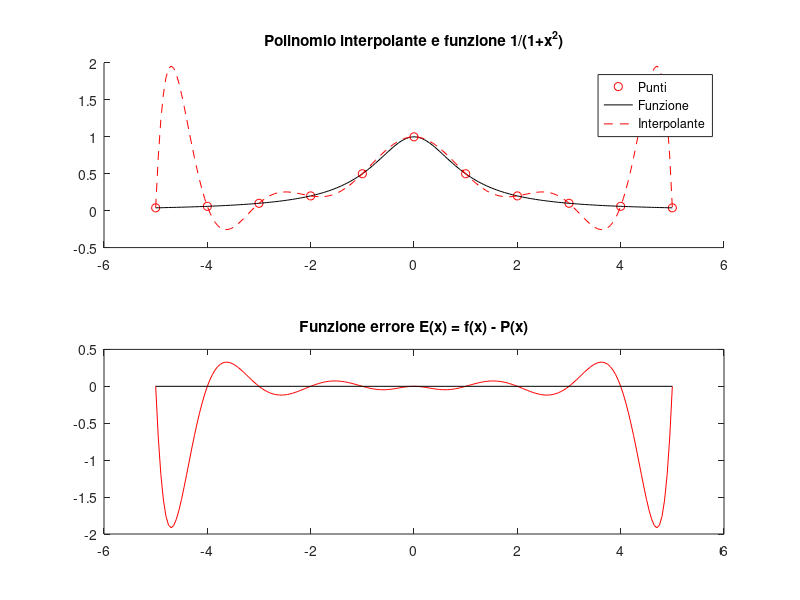

This chart was generated by the following MATLAB code:
%====================================================================
% Andrea Favero 1125545
% Esercizio 7:
% modifica di interp, si utilizzano polyval e polyfit
%====================================================================
% Definisce la funzione
f=@(x) 1./(1+x.^2);

% Definisce l'intervallo [a,b]
a=-5; b=5;

% Definisce il numero di nodi
n=11;

% Definisce la tabulazione dei punti (ascisse equispaziate ed ordinate
% come valori della funzione nei nodi definiti)
x=linspace(a,b,n);
y=feval(f,x); % == f(x)

% Calcola i coefficienti del polinomio 
c = polyfit(x,y,n);

% Grafici
% Definisce le ascisse per i grafici (201 punti equispaziati)
xgraf = linspace(a,b,201);

% Valuta la funzione nelle 201 ascisse
ygraf = feval(f,xgraf);


% Valuta il polinomio
yhorn = polyval(c,xgraf);

% Creazione della figura che contiene i punti della tabulazione
% la rappresentazione della funzione originale
% la rappresentazione del polinomio interpolante
subplot(2,1,1);
scatter(x,y, 'r');
hold on;
plot(xgraf, ygraf, 'k-');
plot(xgraf, yhorn, 'r--');
title('Polinomio interpolante e funzione 1/(1+x^2)');
legend('Punti', 'Funzione', 'Interpolante');
hold off;

% Creazione della figura che contiene la funzione errore
%funzione errore: E(x) = f(x) - P(x)
E = ygraf - yhorn;
subplot(2,1,2);
plot(xgraf, E, 'r-');
hold on;
plot([-5,5], [0,0], 'k-');
title('Funzione errore E(x) = f(x) - P(x)');
print('-f1', 'runge_chebyshe_polifit_polyval', '-dpdf');
hold off;